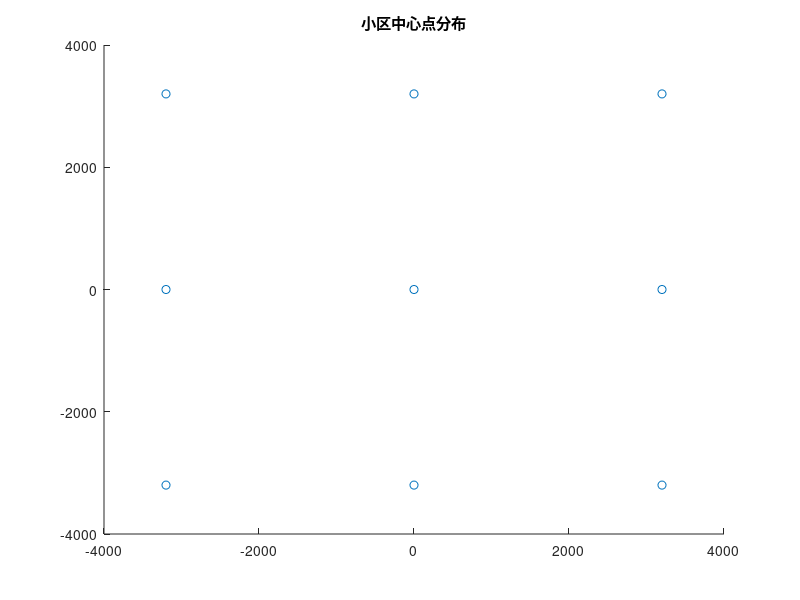

The MATLAB source for this figure: (Note: this script raises an error after producing the figure.)
clear all;
Ts = 71.4e-6;
deltaf = 15e3;
Tu = 1/deltaf;
Tg = Ts - Tu;
Nsmooth = 14;
Tcoherent = 500e-6;

tao = 3;        %导波个数Npilot
Npilot = tao;
Nslot = 7;      %每个slot的symbols个数
slotEfficiency = (Nslot-Npilot-1)/Nslot;   %1个slot共7个symbols，其中1个是额外的overhead
K = tao*Nsmooth;
B = 20e6;
Nsubcarriers = 1024;
alpha = [1 3 7];
actualB = B./alpha;
gamma = 3.8;        %衰减指数
sigmaShadow = 10^(8/10);
rc = 1600;          %总大小
rh = 100;           %核心区

N_frame=3;     % Number of frames/packet（链路层） 
N_packet=10;   % Number of packets（网络层）；即仿真次数
b=2;            % Number of bits per QPSK symbol
NT=1;  
N_user=K;  
% N_act_user=4; 

N_pbits = N_frame*NT*b; % Number of bits in a packet
N_tbits = N_pbits*N_packet; % Number of total bits

cellCenters = [[-3200, 3200];[0, 3200];[3200, 3200];[-3200, 0];[0, 0];[3200, 0];[-3200, -3200];[0, -3200];[3200, -3200]];
Ncells = length(cellCenters);
scatter(cellCenters(:, 1), cellCenters(:, 2))
title("小区中心点分布")
%%
% 仿真
% qpskmod = comm.QPSKModulator;
qpskmod = comm.QPSKModulator('BitInput',true);
AWGN = comm.AWGNChannel; % 高斯白噪声模块
qpskdemod = comm.QPSKDemodulator('BitOutput',true);

BER = [];
SNRdB = 10;

for M = 1:128
    N_errorbits = 0;
    sigmaNoise = sqrt(NT*0.5*10^(-SNRdB/10));
    rng(0);

    for packet = 1:N_packet
        msg_bit = rand(N_pbits, 1) > 0.5;           %生成 bit
%         msg_bbit = reshape(msg_bit, [N_pbits/b,b]);
%         msg_bbit = msg_bbit(:, 1)*2 + msg_bbit(:, 2);       %b=2, 整理为[0, 3]编码
        %%%%%%%%%%%%%%%发射机%%%%%%%%%%%%%%%%       
        symbol = qpskmod(msg_bit);                      %qpsk调制
        symbol = reshape(symbol, [NT, N_frame]);

        %%信道建模
        H = (randn(Nsubcarriers, M, Ncells, N_user, Ncells) + 1i*randn(Nsubcarriers, M, Ncells, N_user, Ncells))/sqrt(2);        %多径信道
        %beta
        %用户撒点：法1：丢弃法；法2：直接求对应分布
        for j =1:Ncells
            for user = 1:N_user
                ruser = 0;
                while ruser < 100 || ruser > 1600
                    pointx = rand()*3200-1600;
                    pointy = rand()*3200-1600;
                    userpoints(j, user, :) = [pointx pointy];
                    ruser = norm(userpoints(j, user, :));       
                end
                for l = 1:Ncells
                    beta(j, user, l) = lognrnd(0, sigmaShadow)/norm(userpoints(l, user, :)-cellCenters(j, :))^gamma;
                    H(:, :,j, user, l) = H(:, :,j, user, l).*beta(j, user,l);
                end
            end
        end

        


        
        Tx_signal = H*symbol;

        %%%%%%%%%%%%%信道和噪声%%%%%%%%%%%%%%
        noise = sigmaNoise*(randn(N_act_user,N_frame)+j*randn(N_act_user,N_frame));
        interference = 0;
        Rx_signal = Hused*Tx_signal + noise + interference;

        %%%%%%%%%%%%%%%接收机%%%%%%%%%%%%%%%%
        symbol_hat = Rx_signal/beta; % Eq.(12.18)
        symbol_hat = reshape(symbol_hat,NT*N_frame,1);
        bit_hat = qpskdemod(symbol_hat);
        N_errorbits = N_errorbits+sum(msg_bit~=bit_hat);


    end
    BER(end+1) = N_errorbits/N_tbits; 

end

%%
% 画图
semilogy(SNRdBs, BER, '-o');
grid on;
ylim([1e-4, 1])
xlabel("SNR/dB")
ylabel("BER")
%%
%信道容量估算


